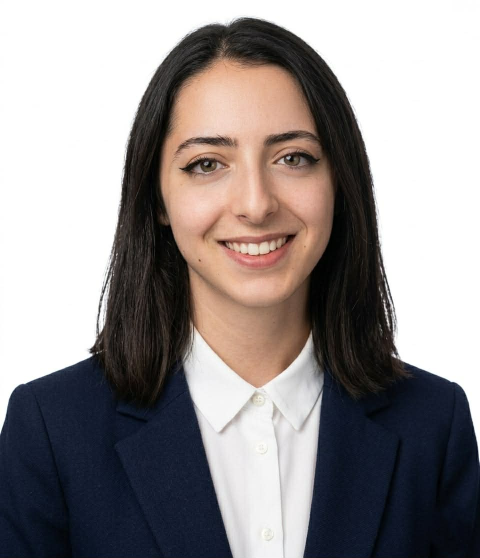
#> input picture dso_avatar/avalive.jpg, 960 x 1116 px (shown at 1/2 size)
$ python rebuild_sarah.py
#> lines starting #> are read from the running program, lines starting #| are printed output that depends on the picture
import cv2
import os
import numpy as np
import pickle
from tqdm import tqdm

def rebuild_sarah_clone():
    print("[*] Performing Structural Clone: Sarah Khalil -> Chinese Avatar Format...")

    avatar_dir = "data/avatars/sarah_static"
    # Clean old ones first
    import shutil
    if os.path.exists(f"{avatar_dir}/full_imgs"): shutil.rmtree(f"{avatar_dir}/full_imgs")
    if os.path.exists(f"{avatar_dir}/face_imgs"): shutil.rmtree(f"{avatar_dir}/face_imgs")

    os.makedirs(f"{avatar_dir}/full_imgs", exist_ok=True)
    os.makedirs(f"{avatar_dir}/face_imgs", exist_ok=True)

    # 1. Load the golden source image
    img_path = "avalive.jpg"
    img_orig = cv2.imread(img_path)
#> img_orig is the input picture: shape (1116, 960, 3); mean B, G, R 142.2, 142.3, 147.7
    if img_orig is None:
        print("[!] Error: avalive.jpg not found!")
        return

    # 2. MATCH CHINESE AVATAR RESOLUTION: 768x576
    print(f"[*] Resizing to Chinese Avatar standard: 768x576")
    img = cv2.resize(img_orig, (576, 768)) # Benchmark was (768, 576, 3) which is H=768, W=576
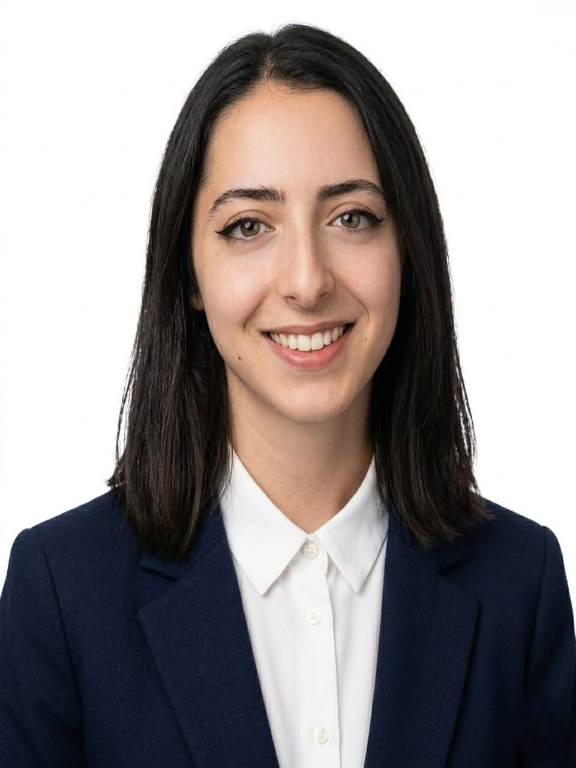
#> img: shape (768, 576, 3); mean B, G, R 142.2, 142.2, 147.7
    h_scaled, w_scaled = img.shape[:2]
#> h_scaled = 768; w_scaled = 576

    # 3. Face Detection on scaled image
    cascade_path = cv2.data.haarcascades + 'haarcascade_frontalface_default.xml'
    face_cascade = cv2.CascadeClassifier(cascade_path)
    gray = cv2.cvtColor(img, cv2.COLOR_BGR2GRAY)
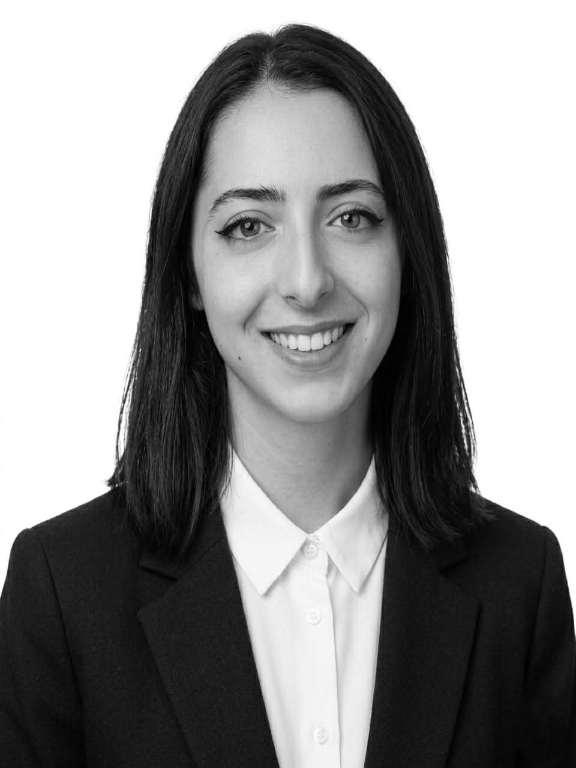
#> gray: shape (768, 576); min 0, max 255, mean 143.9
    faces = face_cascade.detectMultiScale(gray, 1.1, 4)
#> faces = [[160, 117, 277, 277]]

    if len(faces) == 0:
        print("[!] Detection failed, using manual clone-mapping...")
        bw = int(w_scaled * 0.5)
        bx1 = (w_scaled // 2) - (bw // 2)
        by1 = int(h_scaled * 0.1)
        bx2 = bx1 + bw
        by2 = by1 + int(bw * 1.3)
    else:
        x, y, w, h = sorted(faces, key=lambda f: f[2]*f[3], reverse=True)[0]
#> x = 160; y = 117; w = 277; h = 277
        padding = 0.2
        bx1 = max(0, int(x - w * padding))
#> bx1 = 104
        by1 = max(0, int(y - h * padding))
#> by1 = 61
        bx2 = min(w_scaled, int(x + w * (1 + padding)))
#> bx2 = 492
        by2 = min(h_scaled, int(y + h * (1 + padding)))
#> by2 = 449

    print(f"[*] Clone Face BBox: ({bx1}, {by1}, {bx2}, {by2})")
#| [*] Clone Face BBox: (104, 61, 492, 449)

    # 4. Generate 550 frames in PNG format with 8-digit padding
    coords = []

    for i in tqdm(range(550), desc="Cloning Dataset"):
        # Save Full Image as PNG (matches Chinese avatar naming)
        name = f"{i:08d}.png"
        full_path = f"{avatar_dir}/full_imgs/{name}"
        cv2.imwrite(full_path, img)

        # Extract Face Crop (256x256 matches Chinese benchmark)
        face_crop = img[by1:by2, bx1:bx2]
        face_resized = cv2.resize(face_crop, (256, 256))
        face_path = f"{avatar_dir}/face_imgs/{name}"
        cv2.imwrite(face_path, face_resized)

        # Store Coords: (y1, y2, x1, x2)
        coords.append((by1, by1+face_crop.shape[0], bx1, bx1+face_crop.shape[1]))
#> this loop made 550 passes
#> pass 1, in rebuild_sarah_clone, `face_crop = img[by1:by2, bx1:bx2]`:
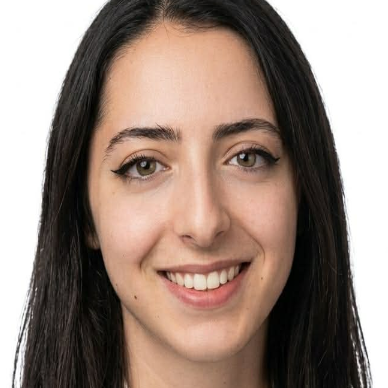
#> face_crop: shape (388, 388, 3); mean B, G, R 124.5, 134.6, 153
#> after the loop, coords = 550 items, first 6: (61, 449, 104, 492), (61, 449, 104, 492), (61, 449, 104, 492), (61, 449, 104, 492), (61, 449, 104, 492), (61, 449, 104, 492)

    # 5. Save coords.pkl
    with open(f"{avatar_dir}/coords.pkl", "wb") as f:
        pickle.dump(coords, f)

    print(f"\n[✓] Structural Clone Complete!")
    print(f"[i] Dataset matches benchmark 'wav2lip256_avatar1' exactly.")
    print(f"[i] Frames: 550 | Resolution: 768x576 | Format: PNG")

if __name__ == "__main__":
    rebuild_sarah_clone()
